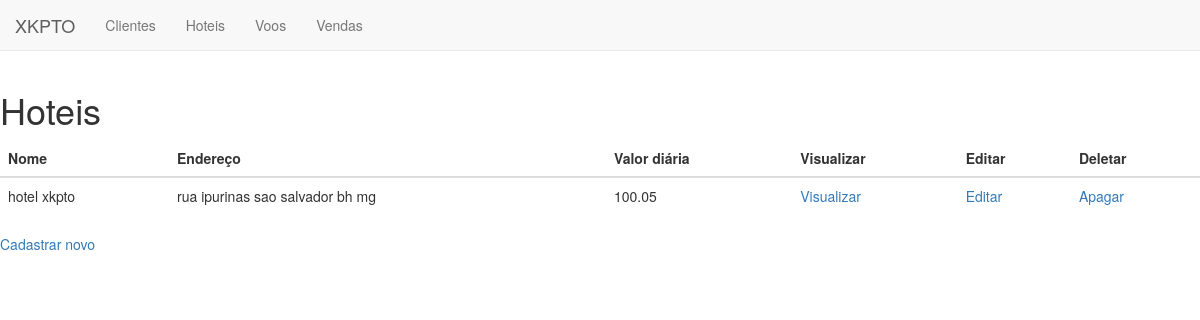
The page /hoteis/ on the database its author committed.
### hoteis/models.py (models this page shows, shortened)
class Hotel(models.Model):
    nome = models.CharField(max_length=50)
    logradouro = models.CharField(max_length=100)
    numero = models.IntegerField()
    complemento = models.CharField(max_length=50)
    bairro = models.CharField(max_length=50)
    cidade = models.CharField(max_length=50)
    estado = models.CharField(max_length=50)
    valor_diaria = models.DecimalField(
        max_digits=6, decimal_places=2, default=100.00)

### hoteis/views.py (the view)
# urls.py: path('', views.ListarHotel.as_view(), name='listar_hotel'),
class ListarHotel(ListView):
    model = Hotel

### hoteis/templates/hoteis/hotel_list.html
{% include 'core/inicio.html' %}
{% block content %}
<h1>Hoteis</h1>
<table class="table">
<thead>
    <tr>
    <th>Nome</th>
    <th>Endereço</th>
    <th>Valor diária</th>
    <th>Visualizar</th>
    <th>Editar</th>
    <th>Deletar</th>
    </tr>
</thead>
<tbody>
    {% for hotel in object_list %}
    <tr>
    <td>{{ hotel.nome }}</td>
    <td>{{ hotel.logradouro }} {{ hotel.bairro }} {{ hotel.cidade }} {{ hotel.estado }}</td>
    <td>{{ hotel.valor_diaria }}</td>
    <td><a href="{% url "visualizar_hotel" hotel.id %}">Visualizar</a></td>
    <td><a href="{% url "editar_hotel" hotel.id %}">Editar</a></td>
    <td><a href="{% url "apagar_hotel" hotel.id %}">Apagar</a></td>
    </tr>
    {% endfor %}
</tbody>
</table>
<a href="{% url "novo_hotel" %}">Cadastrar novo</a>
{% endblock %}

### core/templates/core/base.html (style rules this page uses)
body { padding-top: 70px; }

### rows shown on the page
Hotel: nome "hotel xkpto", logradouro "rua ipurinas", bairro "sao salvador", cidade "bh", estado "mg", valor_diaria "100.05"
